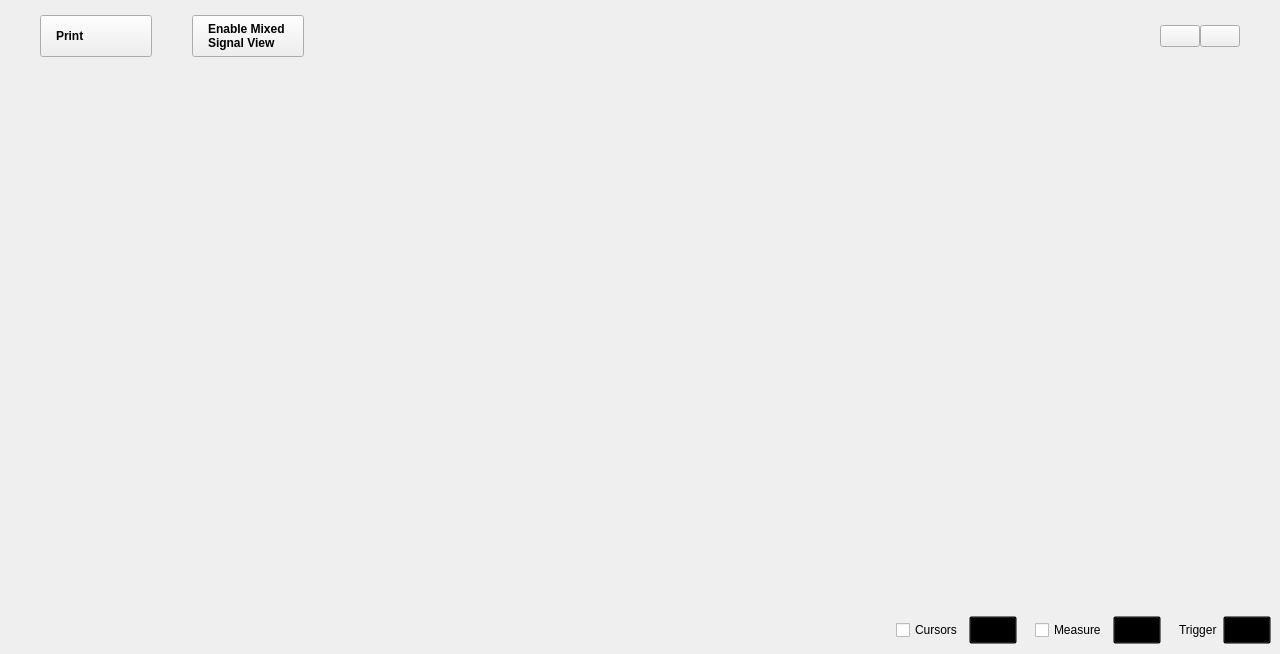
<?xml version="1.0" encoding="UTF-8"?>
<ui version="4.0">
 <class>Oscilloscope</class>
 <widget class="QWidget" name="Oscilloscope">
  <property name="geometry">
   <rect>
    <x>0</x>
    <y>0</y>
    <width>1280</width>
    <height>654</height>
   </rect>
  </property>
  <property name="sizePolicy">
   <sizepolicy hsizetype="MinimumExpanding" vsizetype="MinimumExpanding">
    <horstretch>0</horstretch>
    <verstretch>0</verstretch>
   </sizepolicy>
  </property>
  <property name="minimumSize">
   <size>
    <width>1280</width>
    <height>0</height>
   </size>
  </property>
  <property name="windowTitle">
   <string>Scopy Oscilloscope</string>
  </property>
  <layout class="QVBoxLayout" name="verticalLayout_2">
   <property name="spacing">
    <number>0</number>
   </property>
   <property name="leftMargin">
    <number>0</number>
   </property>
   <property name="topMargin">
    <number>0</number>
   </property>
   <property name="rightMargin">
    <number>0</number>
   </property>
   <property name="bottomMargin">
    <number>0</number>
   </property>
   <item>
    <widget class="adiscope::DetachDragZone" name="mainWidget" native="true">
     <layout class="QVBoxLayout" name="verticalLayout_3">
      <property name="spacing">
       <number>0</number>
      </property>
      <property name="leftMargin">
       <number>0</number>
      </property>
      <property name="topMargin">
       <number>0</number>
      </property>
      <property name="rightMargin">
       <number>0</number>
      </property>
      <property name="bottomMargin">
       <number>0</number>
      </property>
      <item>
       <layout class="QHBoxLayout" name="hLayout_top_btn_area">
        <property name="spacing">
         <number>40</number>
        </property>
        <property name="topMargin">
         <number>15</number>
        </property>
        <property name="rightMargin">
         <number>40</number>
        </property>
        <property name="bottomMargin">
         <number>9</number>
        </property>
        <item>
         <spacer name="horizontalSpacer_7">
          <property name="orientation">
           <enum>Qt::Horizontal</enum>
          </property>
          <property name="sizeType">
           <enum>QSizePolicy::Fixed</enum>
          </property>
          <property name="sizeHint" stdset="0">
           <size>
            <width>40</width>
            <height>10</height>
           </size>
          </property>
         </spacer>
        </item>
        <item>
         <widget class="QPushButton" name="printBtn">
          <property name="layoutDirection">
           <enum>Qt::RightToLeft</enum>
          </property>
          <property name="styleSheet">
           <string notr="true">QPushButton{
  width: 80px;
  height: 40px;

  text-align: left;
  font-weight: bold;
  padding-left: 15px;
  padding-right: 15px;
}</string>
          </property>
          <property name="text">
           <string>Print</string>
          </property>
          <property name="icon">
           <iconset resource="../resources/resources.qrc">
            <normaloff>:/icons/ic printer.svg</normaloff>:/icons/ic printer.svg</iconset>
          </property>
          <property name="iconSize">
           <size>
            <width>10</width>
            <height>10</height>
           </size>
          </property>
          <property name="blue_button" stdset="0">
           <bool>true</bool>
          </property>
         </widget>
        </item>
        <item>
         <widget class="QPushButton" name="mixedSignalBtn">
          <property name="styleSheet">
           <string notr="true">QPushButton{
  width: 80px;
  height: 40px;

  font-size: 12px;
  text-align: left;
  font-weight: bold;
  padding-left: 15px;
  padding-right: 15px;
}</string>
          </property>
          <property name="text">
           <string>Enable Mixed
Signal View</string>
          </property>
          <property name="blue_button" stdset="0">
           <bool>true</bool>
          </property>
         </widget>
        </item>
        <item>
         <spacer name="horizontalSpacer_11">
          <property name="orientation">
           <enum>Qt::Horizontal</enum>
          </property>
          <property name="sizeType">
           <enum>QSizePolicy::Expanding</enum>
          </property>
          <property name="sizeHint" stdset="0">
           <size>
            <width>40</width>
            <height>20</height>
           </size>
          </property>
         </spacer>
        </item>
        <item>
         <widget class="adiscope::RunSingleWidget" name="runSingleWidget" native="true"/>
        </item>
        <item>
         <widget class="QWidget" name="widget" native="true">
          <property name="minimumSize">
           <size>
            <width>30</width>
            <height>0</height>
           </size>
          </property>
          <layout class="QHBoxLayout" name="horizontalLayout_3">
           <property name="spacing">
            <number>0</number>
           </property>
           <property name="leftMargin">
            <number>0</number>
           </property>
           <property name="topMargin">
            <number>0</number>
           </property>
           <property name="rightMargin">
            <number>0</number>
           </property>
           <property name="bottomMargin">
            <number>0</number>
           </property>
           <item>
            <widget class="adiscope::CustomPushButton" name="btnGeneralSettings">
             <property name="styleSheet">
              <string notr="true"/>
             </property>
             <property name="text">
              <string/>
             </property>
             <property name="checkable">
              <bool>true</bool>
             </property>
             <property name="menu_icon_button" stdset="0">
              <bool>true</bool>
             </property>
             <property name="general_settings_icon" stdset="0">
              <bool>true</bool>
             </property>
             <attribute name="buttonGroup">
              <string notr="true">settings_group</string>
             </attribute>
            </widget>
           </item>
           <item>
            <widget class="QPushButton" name="btnSettings">
             <property name="styleSheet">
              <string notr="true"/>
             </property>
             <property name="text">
              <string/>
             </property>
             <property name="checkable">
              <bool>true</bool>
             </property>
             <property name="menu_icon_button" stdset="0">
              <bool>true</bool>
             </property>
             <property name="settings_icon" stdset="0">
              <bool>true</bool>
             </property>
            </widget>
           </item>
          </layout>
         </widget>
        </item>
       </layout>
      </item>
      <item>
       <layout class="QHBoxLayout" name="hLayout_central_area">
        <property name="spacing">
         <number>0</number>
        </property>
        <property name="leftMargin">
         <number>0</number>
        </property>
        <property name="rightMargin">
         <number>0</number>
        </property>
        <item>
         <widget class="QWidget" name="widgetPlotContainer" native="true">
          <property name="plot_container" stdset="0">
           <bool>true</bool>
          </property>
          <layout class="QVBoxLayout" name="plot_and_buffPreviewer">
           <item>
            <widget class="QWidget" name="hLayoutBufferPreview" native="true">
             <layout class="QHBoxLayout" name="hLayout_buffPreview">
              <property name="spacing">
               <number>0</number>
              </property>
              <item>
               <spacer name="horizontalSpacer_4">
                <property name="orientation">
                 <enum>Qt::Horizontal</enum>
                </property>
                <property name="sizeHint" stdset="0">
                 <size>
                  <width>10</width>
                  <height>10</height>
                 </size>
                </property>
               </spacer>
              </item>
              <item>
               <layout class="QVBoxLayout" name="vLayoutBufferSlot">
                <property name="spacing">
                 <number>0</number>
                </property>
               </layout>
              </item>
              <item>
               <spacer name="horizontalSpacer_3">
                <property name="orientation">
                 <enum>Qt::Horizontal</enum>
                </property>
                <property name="sizeHint" stdset="0">
                 <size>
                  <width>10</width>
                  <height>10</height>
                 </size>
                </property>
               </spacer>
              </item>
             </layout>
            </widget>
           </item>
           <item>
            <widget class="QWidget" name="plotContainer" native="true">
             <layout class="QGridLayout" name="gridLayout_5">
              <property name="leftMargin">
               <number>0</number>
              </property>
              <property name="topMargin">
               <number>0</number>
              </property>
              <property name="rightMargin">
               <number>0</number>
              </property>
              <property name="bottomMargin">
               <number>0</number>
              </property>
              <property name="spacing">
               <number>0</number>
              </property>
              <item row="2" column="0">
               <layout class="QVBoxLayout" name="plot_and_scales">
                <property name="spacing">
                 <number>0</number>
                </property>
                <property name="topMargin">
                 <number>0</number>
                </property>
                <property name="rightMargin">
                 <number>0</number>
                </property>
                <property name="bottomMargin">
                 <number>0</number>
                </property>
                <item>
                 <layout class="QGridLayout" name="gridLayoutPlot">
                  <property name="leftMargin">
                   <number>25</number>
                  </property>
                  <property name="topMargin">
                   <number>0</number>
                  </property>
                  <property name="rightMargin">
                   <number>25</number>
                  </property>
                  <property name="bottomMargin">
                   <number>0</number>
                  </property>
                  <property name="spacing">
                   <number>0</number>
                  </property>
                 </layout>
                </item>
                <item>
                 <layout class="QHBoxLayout" name="scales">
                  <property name="spacing">
                   <number>0</number>
                  </property>
                  <property name="leftMargin">
                   <number>0</number>
                  </property>
                  <property name="topMargin">
                   <number>0</number>
                  </property>
                  <property name="bottomMargin">
                   <number>3</number>
                  </property>
                  <item>
                   <layout class="QHBoxLayout" name="chn_scales">
                    <property name="spacing">
                     <number>15</number>
                    </property>
                    <property name="leftMargin">
                     <number>10</number>
                    </property>
                   </layout>
                  </item>
                  <item>
                   <spacer name="horizontalSpacer">
                    <property name="orientation">
                     <enum>Qt::Horizontal</enum>
                    </property>
                    <property name="sizeHint" stdset="0">
                     <size>
                      <width>0</width>
                      <height>15</height>
                     </size>
                    </property>
                   </spacer>
                  </item>
                 </layout>
                </item>
               </layout>
              </item>
              <item row="0" column="0">
               <widget class="QWidget" name="container_fft_plot" native="true">
                <layout class="QGridLayout" name="gridLayoutFFT">
                 <property name="leftMargin">
                  <number>20</number>
                 </property>
                 <property name="topMargin">
                  <number>0</number>
                 </property>
                 <property name="rightMargin">
                  <number>0</number>
                 </property>
                 <property name="bottomMargin">
                  <number>0</number>
                 </property>
                 <property name="horizontalSpacing">
                  <number>2</number>
                 </property>
                 <property name="verticalSpacing">
                  <number>0</number>
                 </property>
                 <item row="0" column="0">
                  <layout class="QHBoxLayout" name="hlayout_fft">
                   <property name="spacing">
                    <number>0</number>
                   </property>
                  </layout>
                 </item>
                </layout>
               </widget>
              </item>
              <item row="1" column="0">
               <layout class="QHBoxLayout" name="horizontalLayout_4">
                <property name="spacing">
                 <number>0</number>
                </property>
                <property name="leftMargin">
                 <number>20</number>
                </property>
                <property name="rightMargin">
                 <number>20</number>
                </property>
                <item>
                 <spacer name="horizontalSpacer_12">
                  <property name="orientation">
                   <enum>Qt::Horizontal</enum>
                  </property>
                  <property name="sizeType">
                   <enum>QSizePolicy::Fixed</enum>
                  </property>
                  <property name="sizeHint" stdset="0">
                   <size>
                    <width>20</width>
                    <height>20</height>
                   </size>
                  </property>
                 </spacer>
                </item>
                <item>
                 <widget class="QWidget" name="hist_widget" native="true">
                  <property name="sizePolicy">
                   <sizepolicy hsizetype="Expanding" vsizetype="Preferred">
                    <horstretch>0</horstretch>
                    <verstretch>0</verstretch>
                   </sizepolicy>
                  </property>
                  <property name="minimumSize">
                   <size>
                    <width>20</width>
                    <height>0</height>
                   </size>
                  </property>
                  <layout class="QHBoxLayout" name="hist_layout">
                   <property name="spacing">
                    <number>0</number>
                   </property>
                   <property name="leftMargin">
                    <number>0</number>
                   </property>
                   <property name="topMargin">
                    <number>0</number>
                   </property>
                   <property name="rightMargin">
                    <number>0</number>
                   </property>
                   <property name="bottomMargin">
                    <number>0</number>
                   </property>
                  </layout>
                 </widget>
                </item>
                <item>
                 <spacer name="horizontalSpacer_13">
                  <property name="orientation">
                   <enum>Qt::Horizontal</enum>
                  </property>
                  <property name="sizeType">
                   <enum>QSizePolicy::Fixed</enum>
                  </property>
                  <property name="sizeHint" stdset="0">
                   <size>
                    <width>20</width>
                    <height>20</height>
                   </size>
                  </property>
                 </spacer>
                </item>
               </layout>
              </item>
              <item row="3" column="0">
               <widget class="adiscope::InstrumentNotes" name="instrumentNotes" native="true"/>
              </item>
             </layout>
            </widget>
           </item>
          </layout>
         </widget>
        </item>
        <item>
         <widget class="QWidget" name="xy_plot_container" native="true">
          <property name="minimumSize">
           <size>
            <width>0</width>
            <height>0</height>
           </size>
          </property>
          <property name="plot_container" stdset="0">
           <bool>true</bool>
          </property>
          <layout class="QGridLayout" name="gridLayout">
           <property name="leftMargin">
            <number>0</number>
           </property>
           <property name="topMargin">
            <number>0</number>
           </property>
           <property name="rightMargin">
            <number>0</number>
           </property>
           <property name="bottomMargin">
            <number>0</number>
           </property>
           <property name="spacing">
            <number>0</number>
           </property>
           <item row="1" column="0">
            <widget class="QWidget" name="widget_xy_plot_bottom" native="true">
             <property name="sizePolicy">
              <sizepolicy hsizetype="Minimum" vsizetype="Minimum">
               <horstretch>0</horstretch>
               <verstretch>0</verstretch>
              </sizepolicy>
             </property>
             <property name="minimumSize">
              <size>
               <width>0</width>
               <height>58</height>
              </size>
             </property>
             <property name="maximumSize">
              <size>
               <width>16777215</width>
               <height>58</height>
              </size>
             </property>
             <layout class="QHBoxLayout" name="horizontalLayout_2">
              <property name="spacing">
               <number>0</number>
              </property>
              <property name="leftMargin">
               <number>0</number>
              </property>
              <property name="topMargin">
               <number>0</number>
              </property>
              <property name="rightMargin">
               <number>0</number>
              </property>
              <property name="bottomMargin">
               <number>0</number>
              </property>
              <item>
               <spacer name="horizontalSpacer_6">
                <property name="orientation">
                 <enum>Qt::Horizontal</enum>
                </property>
                <property name="sizeHint" stdset="0">
                 <size>
                  <width>399</width>
                  <height>0</height>
                 </size>
                </property>
               </spacer>
              </item>
              <item>
               <layout class="QVBoxLayout" name="verticalLayout_4">
                <property name="spacing">
                 <number>0</number>
                </property>
                <property name="rightMargin">
                 <number>0</number>
                </property>
               </layout>
              </item>
              <item>
               <spacer name="horizontalSpacer_10">
                <property name="orientation">
                 <enum>Qt::Horizontal</enum>
                </property>
                <property name="sizeType">
                 <enum>QSizePolicy::Fixed</enum>
                </property>
                <property name="sizeHint" stdset="0">
                 <size>
                  <width>5</width>
                  <height>0</height>
                 </size>
                </property>
               </spacer>
              </item>
             </layout>
            </widget>
           </item>
           <item row="0" column="0">
            <widget class="QWidget" name="widget_xy_plot_top" native="true">
             <property name="sizePolicy">
              <sizepolicy hsizetype="Minimum" vsizetype="Minimum">
               <horstretch>0</horstretch>
               <verstretch>0</verstretch>
              </sizepolicy>
             </property>
             <property name="minimumSize">
              <size>
               <width>0</width>
               <height>45</height>
              </size>
             </property>
             <property name="maximumSize">
              <size>
               <width>16777215</width>
               <height>45</height>
              </size>
             </property>
             <layout class="QHBoxLayout" name="horizontalLayout">
              <property name="spacing">
               <number>0</number>
              </property>
              <property name="leftMargin">
               <number>0</number>
              </property>
              <property name="topMargin">
               <number>0</number>
              </property>
              <property name="rightMargin">
               <number>0</number>
              </property>
              <property name="bottomMargin">
               <number>0</number>
              </property>
              <item>
               <layout class="QVBoxLayout" name="verticalLayout_5">
                <property name="spacing">
                 <number>0</number>
                </property>
                <property name="topMargin">
                 <number>3</number>
                </property>
                <property name="rightMargin">
                 <number>0</number>
                </property>
                <property name="bottomMargin">
                 <number>3</number>
                </property>
               </layout>
              </item>
              <item>
               <spacer name="horizontalSpacer_2">
                <property name="orientation">
                 <enum>Qt::Horizontal</enum>
                </property>
                <property name="sizeHint" stdset="0">
                 <size>
                  <width>0</width>
                  <height>10</height>
                 </size>
                </property>
               </spacer>
              </item>
              <item>
               <spacer name="horizontalSpacer_5">
                <property name="orientation">
                 <enum>Qt::Horizontal</enum>
                </property>
                <property name="sizeType">
                 <enum>QSizePolicy::Fixed</enum>
                </property>
                <property name="sizeHint" stdset="0">
                 <size>
                  <width>2</width>
                  <height>10</height>
                 </size>
                </property>
               </spacer>
              </item>
             </layout>
            </widget>
           </item>
          </layout>
         </widget>
        </item>
        <item>
         <layout class="QVBoxLayout" name="vLayout_for_rightMenu">
          <property name="topMargin">
           <number>0</number>
          </property>
          <item>
           <widget class="adiscope::MenuAnim" name="rightMenu" native="true">
            <property name="sizePolicy">
             <sizepolicy hsizetype="Maximum" vsizetype="Preferred">
              <horstretch>0</horstretch>
              <verstretch>0</verstretch>
             </sizepolicy>
            </property>
            <property name="minimumSize">
             <size>
              <width>0</width>
              <height>0</height>
             </size>
            </property>
            <layout class="QVBoxLayout" name="verticalLayout">
             <property name="spacing">
              <number>0</number>
             </property>
             <property name="leftMargin">
              <number>0</number>
             </property>
             <property name="topMargin">
              <number>20</number>
             </property>
             <property name="rightMargin">
              <number>0</number>
             </property>
             <property name="bottomMargin">
              <number>0</number>
             </property>
             <item>
              <widget class="QStackedWidget" name="stackedWidget">
               <property name="sizePolicy">
                <sizepolicy hsizetype="Minimum" vsizetype="Preferred">
                 <horstretch>0</horstretch>
                 <verstretch>0</verstretch>
                </sizepolicy>
               </property>
               <property name="currentIndex">
                <number>1</number>
               </property>
               <widget class="QWidget" name="channelSettings"/>
               <widget class="QWidget" name="logicSettings">
                <property name="minimumSize">
                 <size>
                  <width>150</width>
                  <height>0</height>
                 </size>
                </property>
                <property name="styleSheet">
                 <string notr="true"/>
                </property>
                <layout class="QVBoxLayout" name="logicSettingsLayout">
                 <property name="spacing">
                  <number>0</number>
                 </property>
                 <property name="leftMargin">
                  <number>15</number>
                 </property>
                 <property name="topMargin">
                  <number>0</number>
                 </property>
                 <property name="rightMargin">
                  <number>15</number>
                 </property>
                 <property name="bottomMargin">
                  <number>0</number>
                 </property>
                </layout>
               </widget>
               <widget class="QWidget" name="cursorsSettings"/>
               <widget class="QWidget" name="measureSettings"/>
               <widget class="QWidget" name="generalSettings"/>
              </widget>
             </item>
            </layout>
           </widget>
          </item>
         </layout>
        </item>
       </layout>
      </item>
      <item>
       <layout class="QHBoxLayout" name="hLayout_bottom_btn_area">
        <property name="spacing">
         <number>0</number>
        </property>
        <item>
         <layout class="QHBoxLayout" name="channelsList">
          <property name="leftMargin">
           <number>0</number>
          </property>
          <property name="rightMargin">
           <number>0</number>
          </property>
         </layout>
        </item>
        <item>
         <widget class="adiscope::CustomPushButton" name="btnAddMath">
          <property name="text">
           <string/>
          </property>
          <property name="icon">
           <iconset resource="../resources/resources.qrc">
            <normaloff>:/menu/add.svg</normaloff>:/menu/add.svg</iconset>
          </property>
          <property name="checkable">
           <bool>true</bool>
          </property>
          <property name="flat">
           <bool>true</bool>
          </property>
          <attribute name="buttonGroup">
           <string notr="true">settings_group</string>
          </attribute>
         </widget>
        </item>
        <item>
         <spacer name="horizontalSpacer_15">
          <property name="orientation">
           <enum>Qt::Horizontal</enum>
          </property>
          <property name="sizeType">
           <enum>QSizePolicy::Expanding</enum>
          </property>
          <property name="sizeHint" stdset="0">
           <size>
            <width>40</width>
            <height>20</height>
           </size>
          </property>
         </spacer>
        </item>
        <item>
         <widget class="QWidget" name="widget_3" native="true">
          <property name="sizePolicy">
           <sizepolicy hsizetype="Preferred" vsizetype="Fixed">
            <horstretch>0</horstretch>
            <verstretch>0</verstretch>
           </sizepolicy>
          </property>
          <property name="minimumSize">
           <size>
            <width>0</width>
            <height>48</height>
           </size>
          </property>
          <property name="styleSheet">
           <string notr="true">QPushButton {
  width: 40px;
  height: 20px;
  background-color: transparent;
}
QPushButton:pressed { border-image: url(:/icons/setup_btn_checked.svg); }
QPushButton:!pressed { border-image: url(:/icons/setup_btn_unchecked.svg); }
QPushButton:hover:!pressed:!checked { border-image: url(:/icons/setup_btn_hover.svg); }
QPushButton:checked { border-image: url(:/icons/setup_btn_checked.svg); }</string>
          </property>
          <layout class="QHBoxLayout" name="horizontalLayout_6">
           <item>
            <widget class="QCheckBox" name="boxCursors">
             <property name="text">
              <string>Cursors</string>
             </property>
            </widget>
           </item>
           <item>
            <widget class="adiscope::CustomPushButton" name="btnCursors">
             <property name="enabled">
              <bool>false</bool>
             </property>
             <property name="text">
              <string/>
             </property>
             <property name="checkable">
              <bool>true</bool>
             </property>
             <attribute name="buttonGroup">
              <string notr="true">settings_group</string>
             </attribute>
            </widget>
           </item>
           <item>
            <spacer name="horizontalSpacer_9">
             <property name="orientation">
              <enum>Qt::Horizontal</enum>
             </property>
             <property name="sizeType">
              <enum>QSizePolicy::Fixed</enum>
             </property>
             <property name="sizeHint" stdset="0">
              <size>
               <width>12</width>
               <height>0</height>
              </size>
             </property>
            </spacer>
           </item>
           <item>
            <widget class="QCheckBox" name="boxMeasure">
             <property name="text">
              <string>Measure</string>
             </property>
            </widget>
           </item>
           <item>
            <widget class="adiscope::CustomPushButton" name="btnMeasure">
             <property name="enabled">
              <bool>false</bool>
             </property>
             <property name="text">
              <string/>
             </property>
             <property name="checkable">
              <bool>true</bool>
             </property>
             <attribute name="buttonGroup">
              <string notr="true">settings_group</string>
             </attribute>
            </widget>
           </item>
           <item>
            <spacer name="horizontalSpacer_8">
             <property name="orientation">
              <enum>Qt::Horizontal</enum>
             </property>
             <property name="sizeType">
              <enum>QSizePolicy::Fixed</enum>
             </property>
             <property name="sizeHint" stdset="0">
              <size>
               <width>12</width>
               <height>0</height>
              </size>
             </property>
            </spacer>
           </item>
           <item>
            <widget class="QLabel" name="label_4">
             <property name="text">
              <string>Trigger</string>
             </property>
             <property name="general_settings_label" stdset="0">
              <bool>true</bool>
             </property>
            </widget>
           </item>
           <item>
            <widget class="adiscope::CustomPushButton" name="btnTrigger">
             <property name="text">
              <string/>
             </property>
             <property name="checkable">
              <bool>true</bool>
             </property>
             <attribute name="buttonGroup">
              <string notr="true">settings_group</string>
             </attribute>
            </widget>
           </item>
          </layout>
         </widget>
        </item>
       </layout>
      </item>
     </layout>
    </widget>
   </item>
  </layout>
  <action name="actionClose">
   <property name="text">
    <string>Close</string>
   </property>
  </action>
 </widget>
 <customwidgets>
  <customwidget>
   <class>adiscope::DetachDragZone</class>
   <extends>QWidget</extends>
   <header>detachdragzone.h</header>
   <container>1</container>
  </customwidget>
  <customwidget>
   <class>adiscope::MenuAnim</class>
   <extends>QWidget</extends>
   <header>menu_anim.hpp</header>
   <container>1</container>
  </customwidget>
  <customwidget>
   <class>adiscope::CustomPushButton</class>
   <extends>QPushButton</extends>
   <header>customPushButton.hpp</header>
  </customwidget>
  <customwidget>
   <class>adiscope::InstrumentNotes</class>
   <extends>QWidget</extends>
   <header>instrumentnotes.h</header>
   <container>1</container>
  </customwidget>
  <customwidget>
   <class>adiscope::RunSingleWidget</class>
   <extends>QWidget</extends>
   <header>runsinglewidget.h</header>
   <container>1</container>
  </customwidget>
 </customwidgets>
 <resources>
  <include location="../resources/resources.qrc"/>
  <include location="../resources/resources.qrc"/>
 </resources>
 <connections>
  <connection>
   <sender>btnMeasure</sender>
   <signal>toggled(bool)</signal>
   <receiver>btnSettings</receiver>
   <slot>setChecked(bool)</slot>
   <hints>
    <hint type="sourcelabel">
     <x>1031</x>
     <y>628</y>
    </hint>
    <hint type="destinationlabel">
     <x>1116</x>
     <y>40</y>
    </hint>
   </hints>
  </connection>
  <connection>
   <sender>boxMeasure</sender>
   <signal>toggled(bool)</signal>
   <receiver>btnMeasure</receiver>
   <slot>setEnabled(bool)</slot>
   <hints>
    <hint type="sourcelabel">
     <x>964</x>
     <y>628</y>
    </hint>
    <hint type="destinationlabel">
     <x>1031</x>
     <y>628</y>
    </hint>
   </hints>
  </connection>
  <connection>
   <sender>boxCursors</sender>
   <signal>toggled(bool)</signal>
   <receiver>btnCursors</receiver>
   <slot>setEnabled(bool)</slot>
   <hints>
    <hint type="sourcelabel">
     <x>811</x>
     <y>628</y>
    </hint>
    <hint type="destinationlabel">
     <x>878</x>
     <y>628</y>
    </hint>
   </hints>
  </connection>
  <connection>
   <sender>btnCursors</sender>
   <signal>toggled(bool)</signal>
   <receiver>btnSettings</receiver>
   <slot>setChecked(bool)</slot>
   <hints>
    <hint type="sourcelabel">
     <x>878</x>
     <y>628</y>
    </hint>
    <hint type="destinationlabel">
     <x>1116</x>
     <y>40</y>
    </hint>
   </hints>
  </connection>
  <connection>
   <sender>btnTrigger</sender>
   <signal>toggled(bool)</signal>
   <receiver>btnSettings</receiver>
   <slot>setChecked(bool)</slot>
   <hints>
    <hint type="sourcelabel">
     <x>1157</x>
     <y>628</y>
    </hint>
    <hint type="destinationlabel">
     <x>1116</x>
     <y>40</y>
    </hint>
   </hints>
  </connection>
 </connections>
 <buttongroups>
  <buttongroup name="settings_group"/>
 </buttongroups>
</ui>
